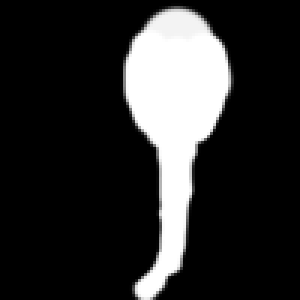
#> input picture test/normal/1.png, 100 x 100 px (shown 3 times larger)
$ python create_photos.py
#> lines starting #> are read from the running program, lines starting #| are printed output that depends on the picture
import cv2

good = cv2.imread('./test/normal/1.png',0)
#> good is the input picture: shape (100, 100); min 0, max 255, mean 44.7
rows,cols = good.shape
#> rows = 100; cols = 100

bad1 = cv2.imread('./test/two_heads/1.png',0)
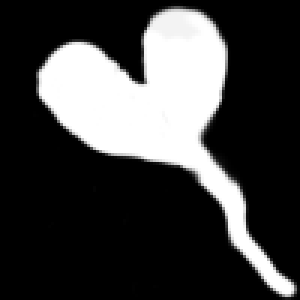
#> input picture test/two_heads/1.png, 100 x 100 px (shown 3 times larger)
#> bad1 is the input picture: shape (100, 100); min 0, max 255, mean 64.7
rows1,cols1 = bad1.shape
#> rows1 = 100; cols1 = 100

bad2 = cv2.imread('./test/two_tails/1.png',0)
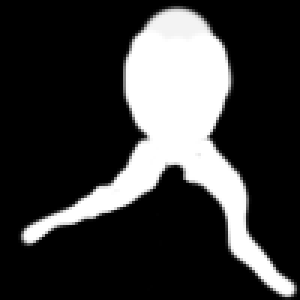
#> input picture test/two_tails/1.png, 100 x 100 px (shown 3 times larger)
#> bad2 is the input picture: shape (100, 100); min 0, max 255, mean 58.1
rows2,cols2 = bad2.shape
#> rows2 = 100; cols2 = 100

for degree in range(1, 360):
    M = cv2.getRotationMatrix2D((cols/2, rows/2), degree, 1)
    dst = cv2.warpAffine(good, M, (cols, rows))

    M1 = cv2.getRotationMatrix2D((cols1 / 2, rows1 / 2), degree, 1)
    dst1 = cv2.warpAffine(bad1, M1, (cols1, rows1))

    M2 = cv2.getRotationMatrix2D((cols2 / 2, rows2 / 2), degree, 1)
    dst2 = cv2.warpAffine(bad2, M2, (cols2, rows2))

    cv2.imwrite('./train/normal/{}.png'.format(degree), dst)
    cv2.imwrite('./train/two_heads/{}.png'.format(degree), dst1)
    cv2.imwrite('./train/two_tails/{}.png'.format(degree), dst2)
#> this loop made 359 passes
#> pass 1, `dst = cv2.warpAffine(good, M, (cols, rows))`:
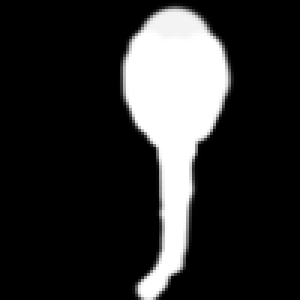
#> dst: shape (100, 100) (shown 3 times larger); min 0, max 255, mean 44.7
#> pass 1, `dst1 = cv2.warpAffine(bad1, M1, (cols1, rows1))`:
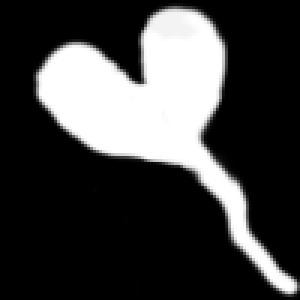
#> dst1: shape (100, 100) (shown 3 times larger); min 0, max 255, mean 64.7
#> pass 1, `dst2 = cv2.warpAffine(bad2, M2, (cols2, rows2))`:
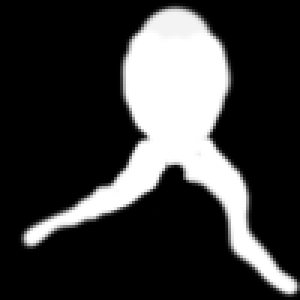
#> dst2: shape (100, 100) (shown 3 times larger); min 0, max 255, mean 58.1
#> pass 2, `dst = cv2.warpAffine(good, M, (cols, rows))`:
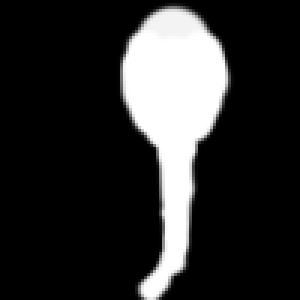
#> dst: shape (100, 100) (shown 3 times larger); min 0, max 255, mean 44.7

# [5 lines of commented-out code are left out]
